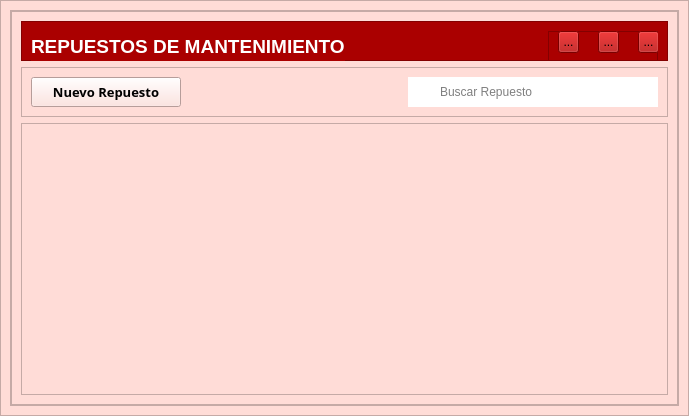
<?xml version="1.0" encoding="UTF-8"?>
<ui version="4.0">
 <class>MainWidget</class>
 <widget class="QWidget" name="MainWidget">
  <property name="geometry">
   <rect>
    <x>0</x>
    <y>0</y>
    <width>689</width>
    <height>416</height>
   </rect>
  </property>
  <property name="windowTitle">
   <string>Form</string>
  </property>
  <property name="styleSheet">
   <string notr="true"/>
  </property>
  <layout class="QVBoxLayout" name="verticalLayout">
   <property name="spacing">
    <number>0</number>
   </property>
   <property name="leftMargin">
    <number>0</number>
   </property>
   <property name="topMargin">
    <number>0</number>
   </property>
   <property name="rightMargin">
    <number>0</number>
   </property>
   <property name="bottomMargin">
    <number>0</number>
   </property>
   <item>
    <widget class="QFrame" name="central_widget_frame">
     <property name="autoFillBackground">
      <bool>false</bool>
     </property>
     <property name="styleSheet">
      <string notr="true">background-color: rgb(255, 220, 215)

</string>
     </property>
     <property name="frameShape">
      <enum>QFrame::StyledPanel</enum>
     </property>
     <property name="frameShadow">
      <enum>QFrame::Raised</enum>
     </property>
     <layout class="QVBoxLayout" name="verticalLayout_2">
      <item>
       <widget class="QFrame" name="background_frame">
        <property name="autoFillBackground">
         <bool>false</bool>
        </property>
        <property name="styleSheet">
         <string notr="true"/>
        </property>
        <property name="frameShape">
         <enum>QFrame::StyledPanel</enum>
        </property>
        <property name="frameShadow">
         <enum>QFrame::Raised</enum>
        </property>
        <layout class="QVBoxLayout" name="verticalLayout_3">
         <property name="spacing">
          <number>0</number>
         </property>
         <property name="leftMargin">
          <number>0</number>
         </property>
         <property name="topMargin">
          <number>0</number>
         </property>
         <property name="rightMargin">
          <number>0</number>
         </property>
         <property name="bottomMargin">
          <number>0</number>
         </property>
         <item>
          <widget class="QFrame" name="content_frame">
           <property name="styleSheet">
            <string notr="true"/>
           </property>
           <property name="frameShape">
            <enum>QFrame::StyledPanel</enum>
           </property>
           <property name="frameShadow">
            <enum>QFrame::Raised</enum>
           </property>
           <layout class="QVBoxLayout" name="verticalLayout_4">
            <item>
             <widget class="QFrame" name="top_frame">
              <property name="minimumSize">
               <size>
                <width>0</width>
                <height>40</height>
               </size>
              </property>
              <property name="maximumSize">
               <size>
                <width>16777215</width>
                <height>40</height>
               </size>
              </property>
              <property name="styleSheet">
               <string notr="true">background-color: rgb(170, 0, 0);</string>
              </property>
              <property name="frameShape">
               <enum>QFrame::StyledPanel</enum>
              </property>
              <property name="frameShadow">
               <enum>QFrame::Raised</enum>
              </property>
              <layout class="QHBoxLayout" name="horizontalLayout_3">
               <item>
                <widget class="QLabel" name="title_label">
                 <property name="minimumSize">
                  <size>
                   <width>120</width>
                   <height>30</height>
                  </size>
                 </property>
                 <property name="font">
                  <font>
                   <family>Arial</family>
                   <pointsize>14</pointsize>
                   <bold>true</bold>
                  </font>
                 </property>
                 <property name="styleSheet">
                  <string notr="true">color: white
</string>
                 </property>
                 <property name="text">
                  <string>REPUESTOS DE MANTENIMIENTO</string>
                 </property>
                </widget>
               </item>
               <item>
                <spacer name="horizontalSpacer_2">
                 <property name="orientation">
                  <enum>Qt::Horizontal</enum>
                 </property>
                 <property name="sizeHint" stdset="0">
                  <size>
                   <width>40</width>
                   <height>20</height>
                  </size>
                 </property>
                </spacer>
               </item>
               <item>
                <widget class="QFrame" name="buttons_holder_frame">
                 <property name="minimumSize">
                  <size>
                   <width>110</width>
                   <height>30</height>
                  </size>
                 </property>
                 <property name="frameShape">
                  <enum>QFrame::StyledPanel</enum>
                 </property>
                 <property name="frameShadow">
                  <enum>QFrame::Raised</enum>
                 </property>
                 <widget class="QToolButton" name="minimize_button">
                  <property name="geometry">
                   <rect>
                    <x>10</x>
                    <y>0</y>
                    <width>21</width>
                    <height>22</height>
                   </rect>
                  </property>
                  <property name="text">
                   <string>...</string>
                  </property>
                  <property name="icon">
                   <iconset>
                    <normaloff>../../icons/minimize-window.png</normaloff>../../icons/minimize-window.png</iconset>
                  </property>
                  <property name="iconSize">
                   <size>
                    <width>25</width>
                    <height>25</height>
                   </size>
                  </property>
                 </widget>
                 <widget class="QToolButton" name="restore_button">
                  <property name="geometry">
                   <rect>
                    <x>50</x>
                    <y>0</y>
                    <width>21</width>
                    <height>22</height>
                   </rect>
                  </property>
                  <property name="text">
                   <string>...</string>
                  </property>
                  <property name="icon">
                   <iconset>
                    <normaloff>../../icons/restore-window.png</normaloff>../../icons/restore-window.png</iconset>
                  </property>
                  <property name="iconSize">
                   <size>
                    <width>25</width>
                    <height>25</height>
                   </size>
                  </property>
                 </widget>
                 <widget class="QToolButton" name="maximize_button">
                  <property name="geometry">
                   <rect>
                    <x>50</x>
                    <y>0</y>
                    <width>21</width>
                    <height>22</height>
                   </rect>
                  </property>
                  <property name="text">
                   <string>...</string>
                  </property>
                  <property name="icon">
                   <iconset>
                    <normaloff>../../icons/maximize-window.png</normaloff>../../icons/maximize-window.png</iconset>
                  </property>
                  <property name="iconSize">
                   <size>
                    <width>25</width>
                    <height>25</height>
                   </size>
                  </property>
                 </widget>
                 <widget class="QToolButton" name="close_button">
                  <property name="geometry">
                   <rect>
                    <x>90</x>
                    <y>0</y>
                    <width>21</width>
                    <height>22</height>
                   </rect>
                  </property>
                  <property name="text">
                   <string>...</string>
                  </property>
                  <property name="icon">
                   <iconset>
                    <normaloff>../../icons/close-window.png</normaloff>../../icons/close-window.png</iconset>
                  </property>
                  <property name="iconSize">
                   <size>
                    <width>25</width>
                    <height>25</height>
                   </size>
                  </property>
                 </widget>
                </widget>
               </item>
              </layout>
             </widget>
            </item>
            <item>
             <widget class="QFrame" name="action_frame">
              <property name="minimumSize">
               <size>
                <width>0</width>
                <height>39</height>
               </size>
              </property>
              <property name="frameShape">
               <enum>QFrame::StyledPanel</enum>
              </property>
              <property name="frameShadow">
               <enum>QFrame::Raised</enum>
              </property>
              <layout class="QHBoxLayout" name="horizontalLayout_2">
               <item>
                <widget class="QPushButton" name="new_recipe_button">
                 <property name="minimumSize">
                  <size>
                   <width>150</width>
                   <height>30</height>
                  </size>
                 </property>
                 <property name="font">
                  <font>
                   <family>Rockwell</family>
                   <pointsize>10</pointsize>
                   <bold>true</bold>
                  </font>
                 </property>
                 <property name="styleSheet">
                  <string notr="true">QPushButton{
	background-color: rgb(170, 0, 0);
	color: white
}
QPushButton::hover {background-color: rgb(0, 170, 255)};</string>
                 </property>
                 <property name="text">
                  <string>Nuevo Repuesto</string>
                 </property>
                 <property name="icon">
                  <iconset>
                   <normaloff>../../icons/plus.png</normaloff>../../icons/plus.png</iconset>
                 </property>
                 <property name="iconSize">
                  <size>
                   <width>20</width>
                   <height>20</height>
                  </size>
                 </property>
                </widget>
               </item>
               <item>
                <layout class="QHBoxLayout" name="horizontalLayout">
                 <property name="spacing">
                  <number>0</number>
                 </property>
                 <item>
                  <spacer name="horizontalSpacer">
                   <property name="orientation">
                    <enum>Qt::Horizontal</enum>
                   </property>
                   <property name="sizeHint" stdset="0">
                    <size>
                     <width>40</width>
                     <height>20</height>
                    </size>
                   </property>
                  </spacer>
                 </item>
                 <item>
                  <widget class="QLabel" name="label">
                   <property name="minimumSize">
                    <size>
                     <width>30</width>
                     <height>30</height>
                    </size>
                   </property>
                   <property name="maximumSize">
                    <size>
                     <width>30</width>
                     <height>16777215</height>
                    </size>
                   </property>
                   <property name="styleSheet">
                    <string notr="true">background-color: white;
border-radius: 0px;</string>
                   </property>
                   <property name="text">
                    <string/>
                   </property>
                   <property name="pixmap">
                    <pixmap>../../icons/search.png</pixmap>
                   </property>
                  </widget>
                 </item>
                 <item>
                  <widget class="QLineEdit" name="serch_line_edit">
                   <property name="minimumSize">
                    <size>
                     <width>0</width>
                     <height>30</height>
                    </size>
                   </property>
                   <property name="maximumSize">
                    <size>
                     <width>500</width>
                     <height>16777215</height>
                    </size>
                   </property>
                   <property name="styleSheet">
                    <string notr="true">background-color: white;
border-radius: 0px;</string>
                   </property>
                   <property name="text">
                    <string/>
                   </property>
                   <property name="placeholderText">
                    <string>Buscar Repuesto</string>
                   </property>
                  </widget>
                 </item>
                </layout>
               </item>
              </layout>
             </widget>
            </item>
            <item>
             <widget class="QTableWidget" name="tableWidget"/>
            </item>
           </layout>
          </widget>
         </item>
        </layout>
       </widget>
      </item>
     </layout>
    </widget>
   </item>
  </layout>
 </widget>
 <resources>
  <include location="../resources_from_qt.qrc"/>
 </resources>
 <connections/>
</ui>
